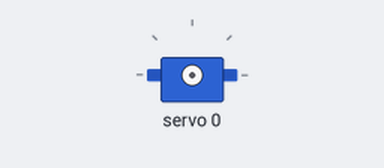
A sketch run on a simulated Arduino Uno, built with avr-gcc and run on an emulated ATmega328P. On the bench: servo.

Above: at 0.05 s.
At 0.3 s:
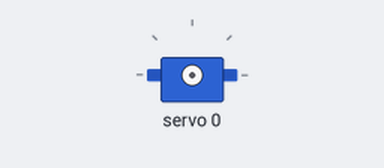
At 0.6 s:
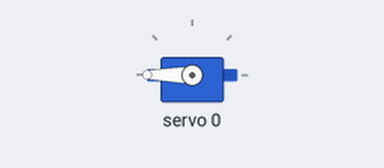
At 1.15 s:
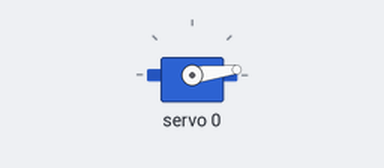
Timing chart, 0 to 3.0 s (numbered marks = the images above):
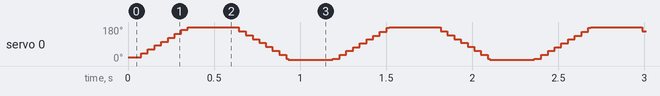

The sketch:

servo-test.ino
```cpp
#include <Wire.h>                       // Подключаем библиотеку Wire
#include <Adafruit_PWMServoDriver.h>    // Подключаем библиотеку Adafruit_PWMServoDriver

Adafruit_PWMServoDriver pwm = Adafruit_PWMServoDriver(0x40); // Установка адреса I2C 0x40

#define SERVOMIN  150                   // Минимальная длительность импульса для сервопривода
#define SERVOMAX  600                   // Максимальная длина импульса для сервопривода
#define SERVO_1 0                       // Номер порта (0 - 15)
#define SERVO_2 4                       // Номер порта (0 - 15)

void setup()
{
  pwm.begin();                          // Инициализация
  pwm.setPWMFreq(60);                   // Частота следования импульсов 60 Гц
  delay(10);                            // Пауза
}

void loop()
{
  // Вращение сервопривода 1 влево
  for (uint16_t pulselen = SERVOMIN; pulselen < SERVOMAX; pulselen++)
  {
    pwm.setPWM(SERVO_1, 0, pulselen);
  }
  delay(250);
  // Вращение сервопривода 1 вправо
  for (uint16_t pulselen = SERVOMAX; pulselen > SERVOMIN; pulselen--)
  {
    pwm.setPWM(SERVO_1, 0, pulselen);
  }
  delay(250);
}
```
